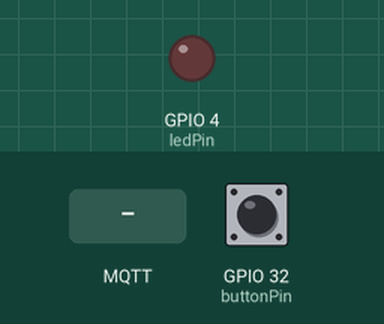
Bench run of a program on a simulated ESP32. Parts: output pins drawn as LEDs (lit = HIGH). The inputs (shaded band) are chosen by the test bench; at power-on: GPIO 32 (buttonPin) HIGH. WiFi joins after 1.5 s; servers stay silent unless stated; random numbers use the default seed unless the program sets one; no MQTT or app messages arrive unless stated; what the program prints to the serial monitor is not drawn.

Above: at 2.7 s.
2.8 s: MQTT message "off" arrives on the first subscribed topic
At 3.5 s:
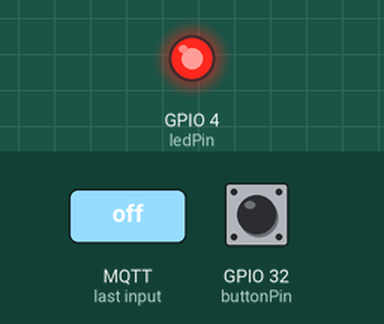
4.3 s: GPIO 32 (buttonPin) pulled LOW for 0.15 s
At 4.6 s:
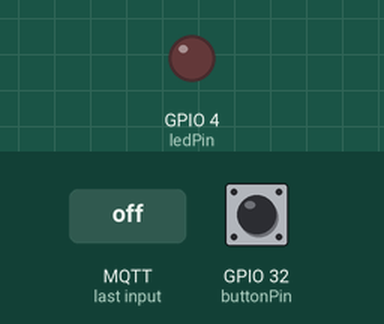
6.3 s: GPIO 32 (buttonPin) pulled LOW for 1 s
At 7.4 s:
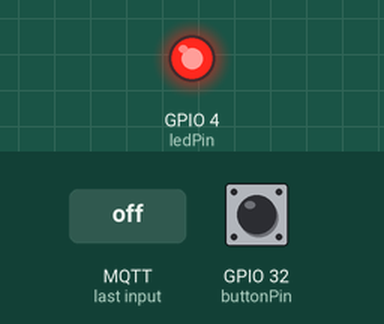
8.8 s: GPIO 32 (buttonPin) pulled LOW for 3.2 s
At 9.3 s:
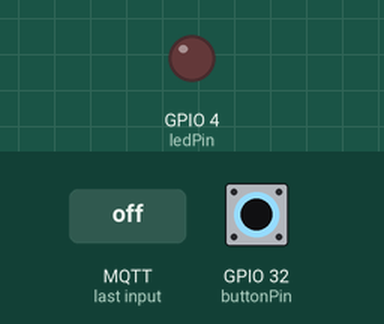
Timing chart, 0 to 11.8 s (numbered marks = the images above; inputs shaded):
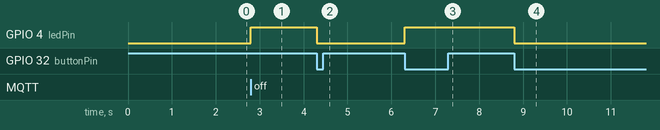

Measured:
- after the input at 2.8 s, GPIO 4 (ledPin): LOW → HIGH at once
- after the input at 4.3 s, GPIO 4 (ledPin): HIGH → LOW at once
- after the input at 6.3 s, GPIO 4 (ledPin): LOW → HIGH at once
- after the input at 8.8 s, GPIO 4 (ledPin): HIGH → LOW at once

The program:

main.cpp
```cpp
#include <WiFi.h>
#include <PubSubClient.h>

const char* ssid = "Wokwi-GUEST";
const char* password = "";

#define mqttServer "broker.emqx.io"
#define mqttPort  1883

WiFiClient espClient;
PubSubClient mqttClient(espClient);

const int ledPin = 4;
const int buttonPin = 32;

bool buttonState = false;
bool ledState = false;

void reconnect() {
    while (!mqttClient.connected()) {
      Serial.print("Connecting to MQTT...");

      String clientId = "ESP32_" + String(random(1000, 9999));
      if (mqttClient.connect(clientId.c_str())) {
        Serial.println("Connected!");
        mqttClient.subscribe("esp32/led");
      } else {
        Serial.print("Failed, rc=");
        Serial.print(mqttClient.state());
        Serial.println(" retrying in 5 seconds...");
        delay(5000);
      }
    }
}

void callback(char *topic, byte *payload, unsigned int length) {
  String mes = "";
  for (int i = 0; i < length; i++) {
    mes += (char)payload[i];
  }

  Serial.print("Received Message: ");
  Serial.println(mes);

  if (mes == "on") {
    Serial.println("Turning LED ON");
    ledState = true;
  }
  else if (mes == "off") {
    Serial.println("Turning LED OFF");
    ledState = false;
  }

  digitalWrite(ledPin, !ledState);
}

void setup() {
  Serial.begin(115200);
  WiFi.begin(ssid, password);

  pinMode(ledPin, OUTPUT);
  pinMode(buttonPin, INPUT_PULLUP);

  while (WiFi.status() != WL_CONNECTED) {
    delay(500);
    Serial.print(".");
  }

  Serial.println("\nWiFi connected");
  Serial.print("IP address: ");
  Serial.println(WiFi.localIP());

  mqttClient.setServer(mqttServer, mqttPort);
  mqttClient.setCallback(callback);


  reconnect();
}

void loop() {
  if (!mqttClient.connected()) {
    reconnect();
  }
  mqttClient.loop();

  bool currentButtonState = digitalRead(buttonPin) == LOW;

  if (currentButtonState && !buttonState) {
    ledState = !ledState;
    String message;

    message = ledState ? "on" : "off";
    digitalWrite(ledPin, !ledState);
    delay(500);

    mqttClient.publish("esp32/led", message.c_str());
    Serial.print("Sent to MQTT: ");
    Serial.println(message);
  }

  buttonState = currentButtonState;
}
```
